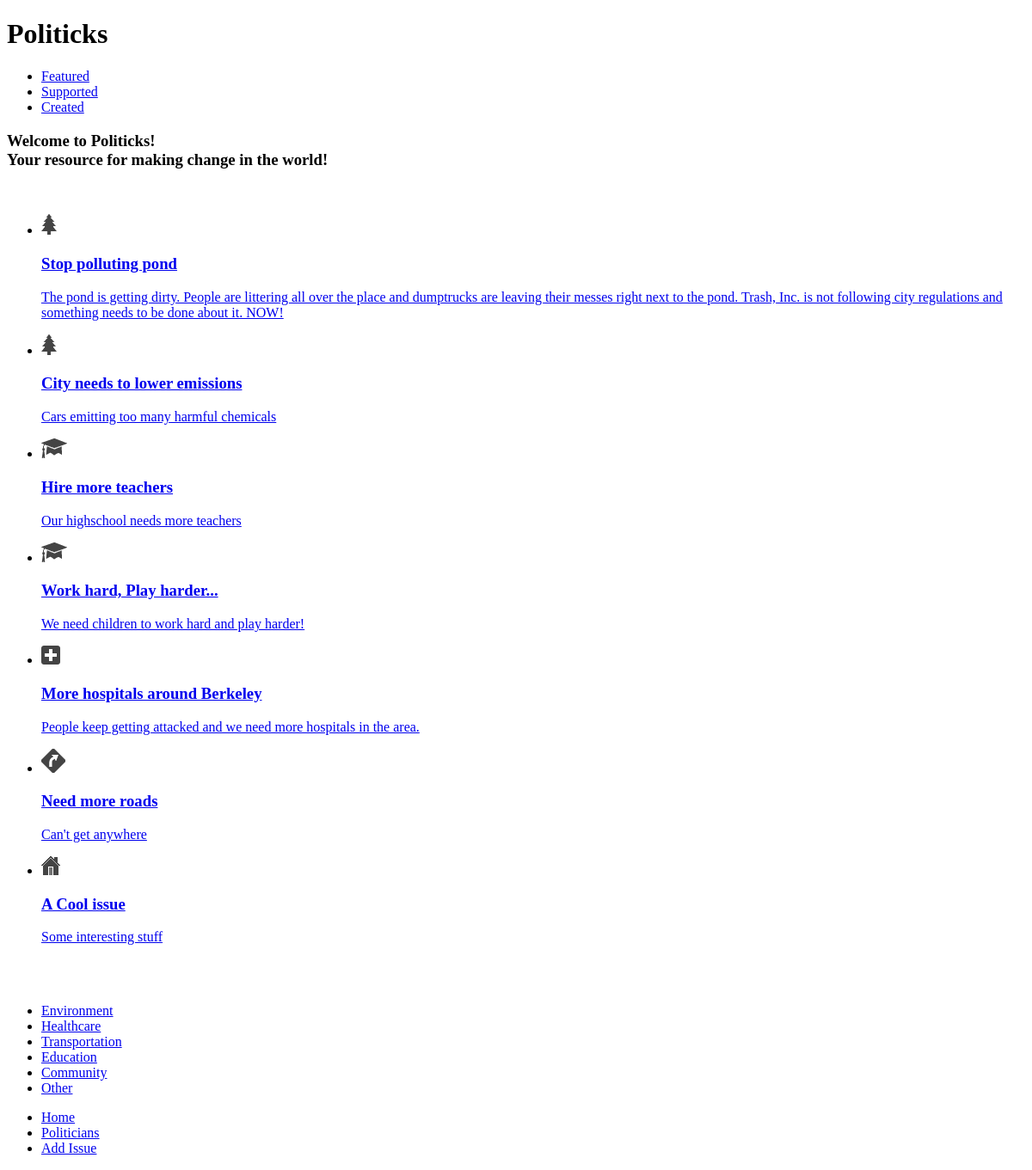
The page / (signed in) on the database its author committed.
### tables this page shows
CREATE TABLE IF NOT EXISTS `issues` (
  `id` int(11) NOT NULL AUTO_INCREMENT,
  `name` tinytext NOT NULL,
  `description` text,
  `funding` double NOT NULL DEFAULT '0',
  `likes` int(11) NOT NULL DEFAULT '0',
  `category_id` int(11) NOT NULL,
  `user_id` int(11) NOT NULL,
  `image` varchar(100) NOT NULL,
  `latitude` float NOT NULL DEFAULT '0',
  `longitude` float NOT NULL DEFAULT '0',
  PRIMARY KEY (`id`)
);

CREATE TABLE IF NOT EXISTS `categories` (
  `id` int(11) NOT NULL AUTO_INCREMENT,
  `name` tinytext NOT NULL,
  `icon` varchar(75) NOT NULL,
  PRIMARY KEY (`id`)
);

### index.php (the view, shortened to what this page needs)
<?php include_once("header.php") ?>
	<div data-role="content">
		<div data-role="navbar">
		<ul>
			<li><a href="index.php" data-theme="c" class="ui-btn-active ui-state-persist">Featured</a></li>
			<li><a href="supportedissues.php" data-theme="c">Supported</a></li>
			<li><a href="createdissues.php" data-theme="c">Created</a></li>
		</ul>
		</div>
		<h3> Welcome to Politicks! <br /> Your resource for making change in the world! </h3>
		<br />
<?php
	if(isset($_GET["category"])){
		$query = sprintf("select *, issues.id as iid, issues.name as iname from issues, categories where issues.category_id = '%s' and categories.id = '%s'", mysql_real_escape_string($_GET["category"]), mysql_real_escape_string($_GET["category"]));
		$output = "<a href=\"index.php\" data-role=\"button\" data-theme=\"b\">View All Issues</a>";
	}else{
		$query = "select *, issues.id as iid, categories.id as cid, issues.name as iname, categories.name as cname from issues,categories where issues.category_id = categories.id";
	}
	$result = mysql_query($query);
	$issues = "";
	$issuesgrid = "";
	while ($row=mysql_fetch_array($result)) {
	    $id = $row["iid"];
	    $name = $row["iname"];
	    $description = $row["description"];
	    $icon = $row["icon"];
	    $issues .= "<li><a href=\"issues.php?id=".$id."\">".
				"<img src=\"".$icon."\" />".
				"<h3>".$name."</h3>".
				"<p>".$description."</p>".
				"</a>".
				"</li>";
	}
	$query = "select * from categories";
	$result = mysql_query($query);
	while ($row=mysql_fetch_array($result)){
		$issuesgrid .= "<li><a href=\"index.php?category=".$row["id"]."\" id=\"".$row["name"]."\" data-icon=\"custom\" data-theme=\"c\">".$row["name"]."</a></li>";
	}
?>
		<div class="content-primary">
		<ul data-role="listview" data-split-icon="arrow-r" data-theme="c" data-split-theme="d" data-filter="true" data-filter-placeholder="Search Issues...">
			<?= $issues; ?>
		</ul>
		<br />
		<br />
		<div data-role="footer" class="nav-glyphish-example">
			<div data-role="navbar" class="nav-glyphish-example" data-grid="a">
			<ul>
				<?= $issuesgrid; ?>
			</ul>
			</div>
		</div>
		</div>
	</div>
<?php include_once("footer.php") ?>

### rows shown on the page
issues: category.icon (picture), name "Stop polluting pond", description "The pond is getting dirty. People are littering all over the place and dumptrucks are leaving their messes right next to the pond. Trash, Inc. is not following city regulations and something needs to be done about it. NOW!"
issues: category.icon (picture), name "City needs to lower emissions", description "Cars emitting too many harmful chemicals"
issues: category.icon (picture), name "Hire more teachers", description "Our highschool needs more teachers"
issues: category.icon (picture), name "Work hard, Play harder...", description "We need children to work hard and play harder!"
issues: category.icon (picture), name "More hospitals around Berkeley", description "People keep getting attacked and we need more hospitals in the area."
issues: category.icon (picture), name "Need more roads", description "Can't get anywhere"
issues: category.icon (picture), name "A Cool issue", description "Some interesting stuff"
categories: name "Environment"
categories: name "Healthcare"
categories: name "Transportation"
categories: name "Education"
categories: name "Community"
categories: name "Other"
